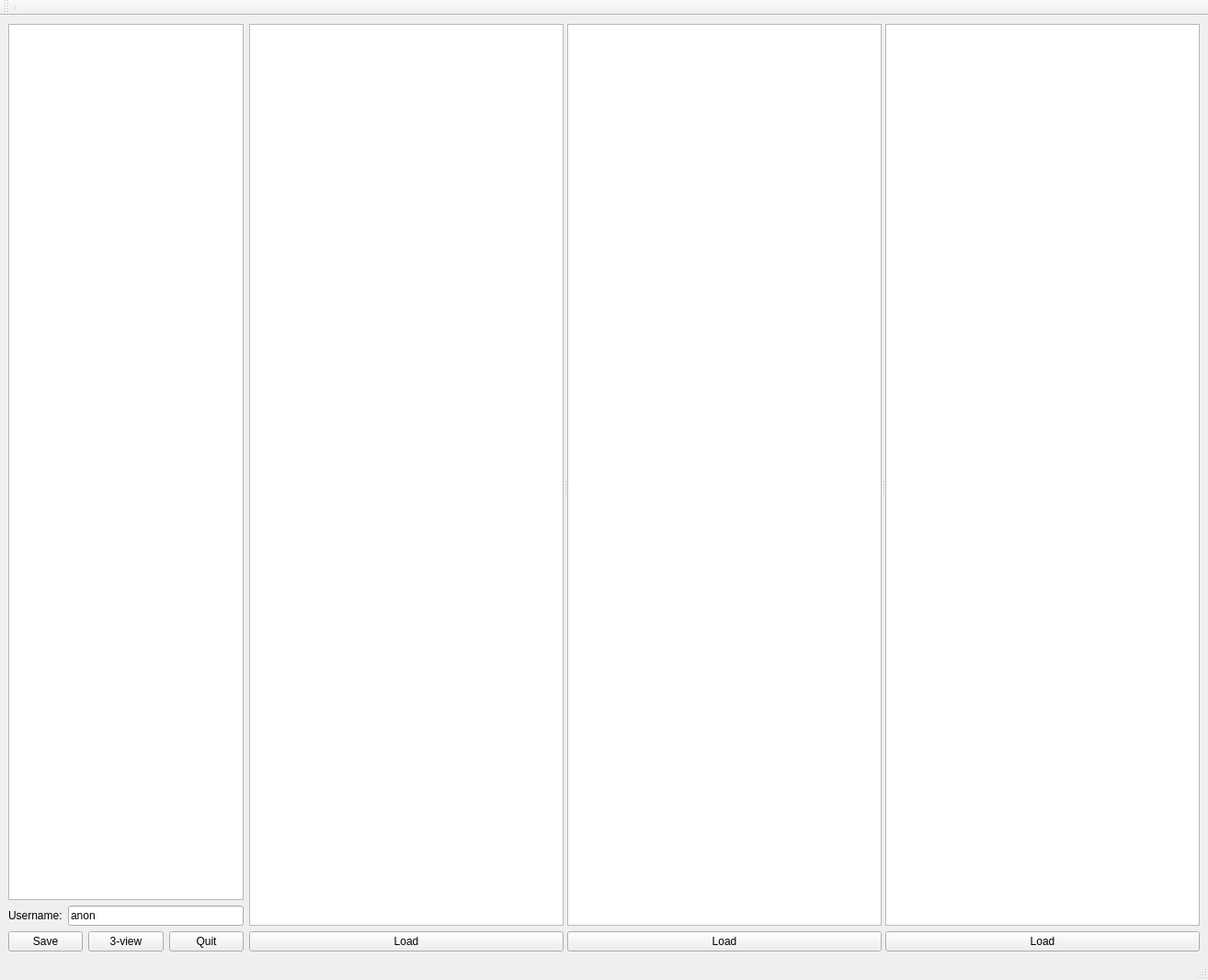
<?xml version="1.0" encoding="UTF-8"?>
<ui version="4.0">
 <class>BrainLabelingGui</class>
 <widget class="QMainWindow" name="BrainLabelingGui">
  <property name="geometry">
   <rect>
    <x>0</x>
    <y>0</y>
    <width>1314</width>
    <height>1066</height>
   </rect>
  </property>
  <property name="sizePolicy">
   <sizepolicy hsizetype="MinimumExpanding" vsizetype="MinimumExpanding">
    <horstretch>0</horstretch>
    <verstretch>0</verstretch>
   </sizepolicy>
  </property>
  <property name="windowTitle">
   <string>BrainLabelingGui</string>
  </property>
  <widget class="QWidget" name="centralwidget">
   <property name="sizePolicy">
    <sizepolicy hsizetype="Expanding" vsizetype="Expanding">
     <horstretch>1</horstretch>
     <verstretch>1</verstretch>
    </sizepolicy>
   </property>
   <layout class="QVBoxLayout" name="verticalLayout_6">
    <item>
     <layout class="QHBoxLayout" name="horizontalLayout">
      <item>
       <layout class="QVBoxLayout" name="verticalLayout_2">
        <item>
         <widget class="QListWidget" name="thumbnail_list">
          <property name="sizePolicy">
           <sizepolicy hsizetype="Preferred" vsizetype="MinimumExpanding">
            <horstretch>0</horstretch>
            <verstretch>0</verstretch>
           </sizepolicy>
          </property>
          <property name="minimumSize">
           <size>
            <width>256</width>
            <height>773</height>
           </size>
          </property>
         </widget>
        </item>
        <item>
         <layout class="QVBoxLayout" name="verticalLayout">
          <item>
           <layout class="QHBoxLayout" name="horizontalLayout_3">
            <item>
             <widget class="QLabel" name="label">
              <property name="text">
               <string>Username:</string>
              </property>
             </widget>
            </item>
            <item>
             <widget class="QLineEdit" name="lineEdit_username">
              <property name="text">
               <string>anon</string>
              </property>
             </widget>
            </item>
           </layout>
          </item>
          <item>
           <layout class="QHBoxLayout" name="horizontalLayout_2">
            <item>
             <widget class="QPushButton" name="button_saveLabeling">
              <property name="text">
               <string>Save</string>
              </property>
             </widget>
            </item>
            <item>
             <widget class="QPushButton" name="button_3view">
              <property name="text">
               <string>3-view</string>
              </property>
             </widget>
            </item>
            <item>
             <widget class="QPushButton" name="button_quit">
              <property name="text">
               <string>Quit</string>
              </property>
             </widget>
            </item>
           </layout>
          </item>
         </layout>
        </item>
       </layout>
      </item>
      <item>
       <widget class="QSplitter" name="splitter">
        <property name="sizePolicy">
         <sizepolicy hsizetype="Expanding" vsizetype="Expanding">
          <horstretch>1</horstretch>
          <verstretch>1</verstretch>
         </sizepolicy>
        </property>
        <property name="orientation">
         <enum>Qt::Horizontal</enum>
        </property>
        <widget class="QWidget" name="layoutWidget">
         <layout class="QVBoxLayout" name="verticalLayout_3">
          <item>
           <widget class="QGraphicsView" name="section3_gview">
            <property name="sizePolicy">
             <sizepolicy hsizetype="Expanding" vsizetype="Expanding">
              <horstretch>0</horstretch>
              <verstretch>0</verstretch>
             </sizepolicy>
            </property>
            <property name="minimumSize">
             <size>
              <width>0</width>
              <height>0</height>
             </size>
            </property>
           </widget>
          </item>
          <item>
           <widget class="QPushButton" name="button_loadLabelingSec1">
            <property name="text">
             <string>Load</string>
            </property>
           </widget>
          </item>
         </layout>
        </widget>
        <widget class="QWidget" name="layoutWidget">
         <layout class="QVBoxLayout" name="verticalLayout_4">
          <item>
           <widget class="QGraphicsView" name="section1_gview">
            <property name="enabled">
             <bool>true</bool>
            </property>
            <property name="minimumSize">
             <size>
              <width>0</width>
              <height>0</height>
             </size>
            </property>
           </widget>
          </item>
          <item>
           <widget class="QPushButton" name="button_loadLabelingSec2">
            <property name="text">
             <string>Load</string>
            </property>
           </widget>
          </item>
         </layout>
        </widget>
        <widget class="QWidget" name="layoutWidget">
         <layout class="QVBoxLayout" name="verticalLayout_5">
          <item>
           <widget class="QGraphicsView" name="section2_gview">
            <property name="minimumSize">
             <size>
              <width>0</width>
              <height>0</height>
             </size>
            </property>
           </widget>
          </item>
          <item>
           <widget class="QPushButton" name="button_loadLabelingSec3">
            <property name="text">
             <string>Load</string>
            </property>
           </widget>
          </item>
         </layout>
        </widget>
       </widget>
      </item>
     </layout>
    </item>
   </layout>
   <zorder></zorder>
  </widget>
  <widget class="QStatusBar" name="statusbar"/>
  <widget class="QMenuBar" name="menubar">
   <property name="geometry">
    <rect>
     <x>0</x>
     <y>0</y>
     <width>1314</width>
     <height>25</height>
    </rect>
   </property>
  </widget>
  <widget class="QToolBar" name="toolBar">
   <property name="windowTitle">
    <string>toolBar</string>
   </property>
   <attribute name="toolBarArea">
    <enum>TopToolBarArea</enum>
   </attribute>
   <attribute name="toolBarBreak">
    <bool>false</bool>
   </attribute>
   <addaction name="separator"/>
  </widget>
 </widget>
 <resources/>
 <connections/>
</ui>
